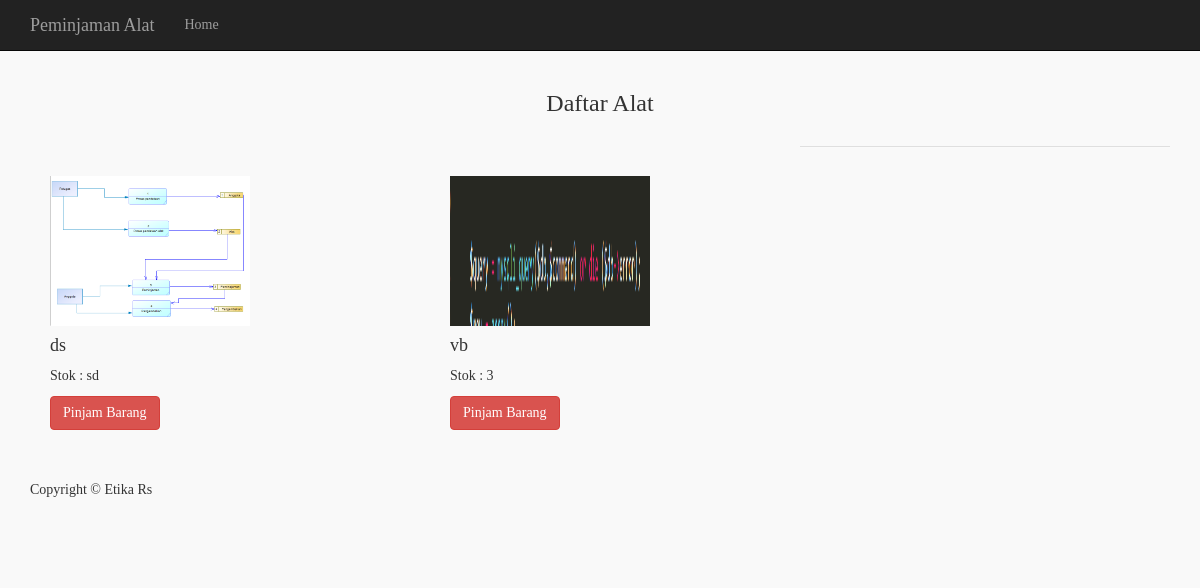
Page /user/index.php on the earlier database version.
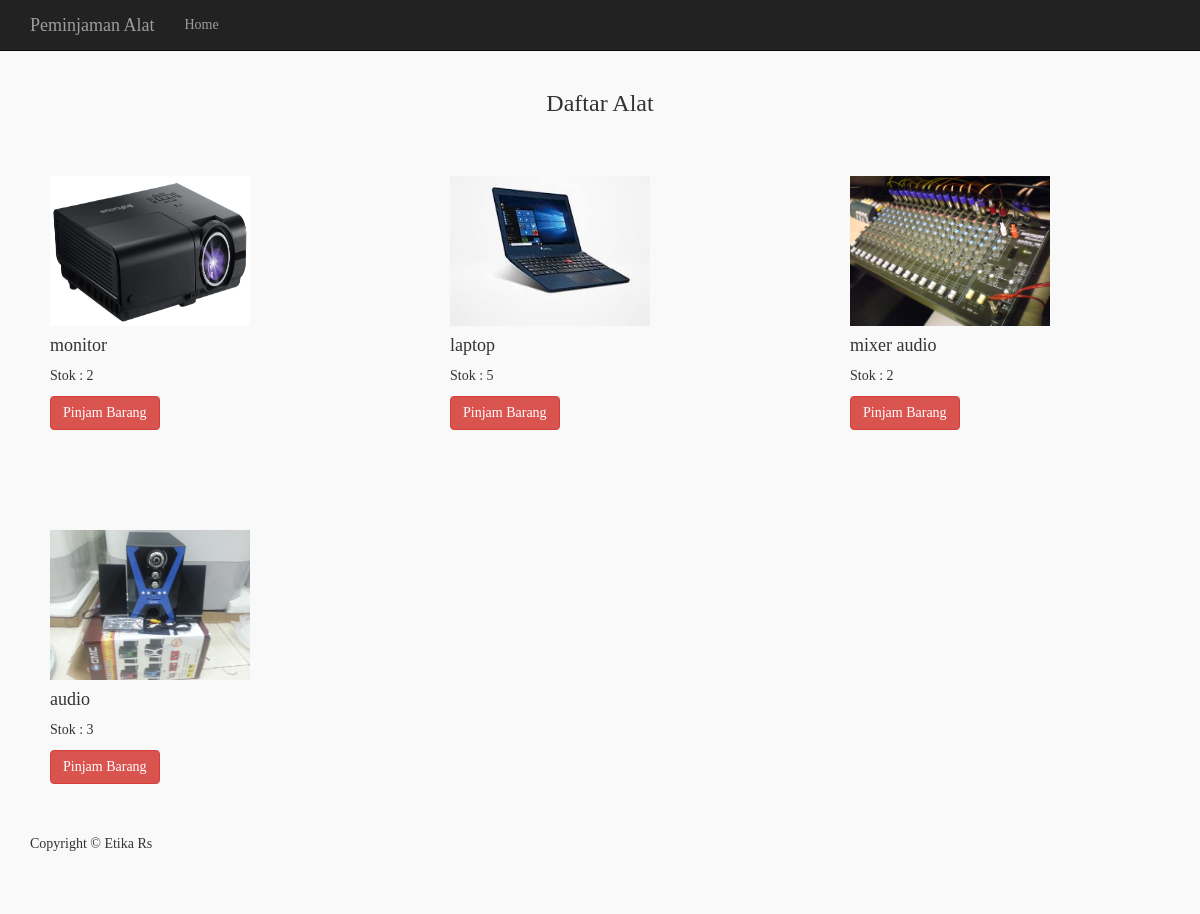
Same page on the later database version.
### tables this page shows
CREATE TABLE `barang` (
  `id_brg` int(11) NOT NULL,
  `nama_brg` varchar(255) NOT NULL,
  `jenis_brg` varchar(255) NOT NULL,
  `stok_brg` varchar(255) NOT NULL,
  `foto` varchar(300) NOT NULL
);

### user/index.php (the view, shortened to what this page needs)
<!DOCTYPE html>
<html lang="en">
<head>
    <link href="css/bootstrap.min.css" rel="stylesheet">
	<link href="style/style.css" rel="stylesheet" type="text/css">
    <link href="css/shop-homepage.css" rel="stylesheet">
</head>
<body>
    <nav class="navbar navbar-inverse navbar-fixed-top" role="navigation">
        <div class="container">
            <div class="navbar-header">
                <a class="navbar-brand" href="#">Peminjaman Alat</a>
            </div>
            <div class="collapse navbar-collapse" id="bs-example-navbar-collapse-1">
                <ul class="nav navbar-nav">
                    <li>
                        <a href="index.php">Home</a>
                    </li>
                </ul>
                 <ul class="nav navbar-nav navbar-right">
            <li class="dropdown">
              <a class="dropdown-toggle" data-toggle="dropdown">
              </a>
          </li>
          </ul>
            </div>
        </div>
    </nav>
            <h3 style="text-align:center;">Daftar Alat</h3>
<?php
$alat = mysql_query("SELECT * FROM barang") or die(mysql_error());
?>
        <div id="container">
                    <?php
                    while ($row_alat = mysql_fetch_array($alat))
                        {
                            $foto = $row_alat['foto'];
                      ?>
                        <div class="col-md-4" style="padding: 50px">
                            <img src="../images/<?php echo $foto; ?>" width="200" height="150" alt="">
                            <h4><?php  echo $row_alat['nama_brg']; ?></h4>
                            <p>Stok : <?php echo $row_alat['stok_brg']; ?></p>
                            <a href="cartfunction.php?act=add&amp;id_product=<?php echo $row_alat['id_brg']; ?>&amp;ref=view_cart.php" class="btn btn-danger" ><font color="white">Pinjam Barang</font></a>
                        </div>
                    <?php
                         }
                    ?>
    </div>
    <div class="container">
        <hr>
        <footer>
            <div class="row">
                <div class="col-lg-12">
                    <p>Copyright &copy; Etika Rs</p>
                </div>
            </div>
        </footer>
    </div>
</body>
</html>

### user/style/style.css (style rules this page uses)
body { background-color: #F9F9F9; font-family: Georgia, "Times New Roman", Times, serif; }
hr { border: 0; height: 0; border-top: 1px solid rgba(0, 0, 0, 0.1); border-bottom: 1px solid rgba(255, 255, 255, 0.3); }

### user/css/shop-homepage.css (style rules this page uses)
body { padding-top: 70px; }
footer { margin: 50px 0; }

Differences in the rows shown:
removed barang: foto (picture), nama_brg "vb", stok_brg "3"
added barang: foto (picture), nama_brg "monitor", stok_brg "2"
changed barang: foto: a different picture; nama_brg "ds" → "laptop"; stok_brg "sd" → "5"
added barang: foto (picture), nama_brg "mixer audio", stok_brg "2"
added barang: foto (picture), nama_brg "audio", stok_brg "3"
